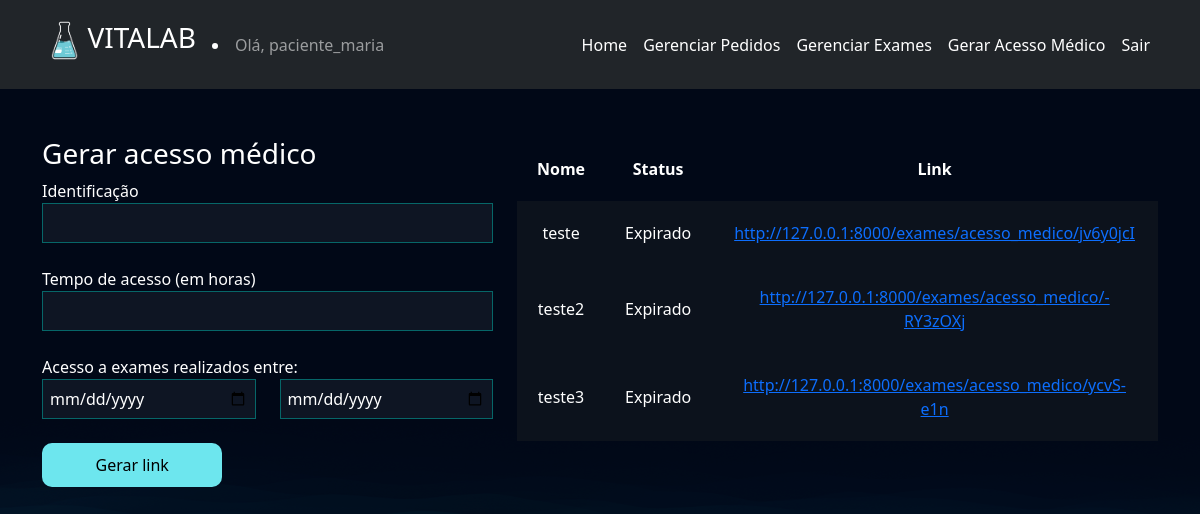
Before: /exames/gerar_acesso_medico/ (signed in) with the older database file.
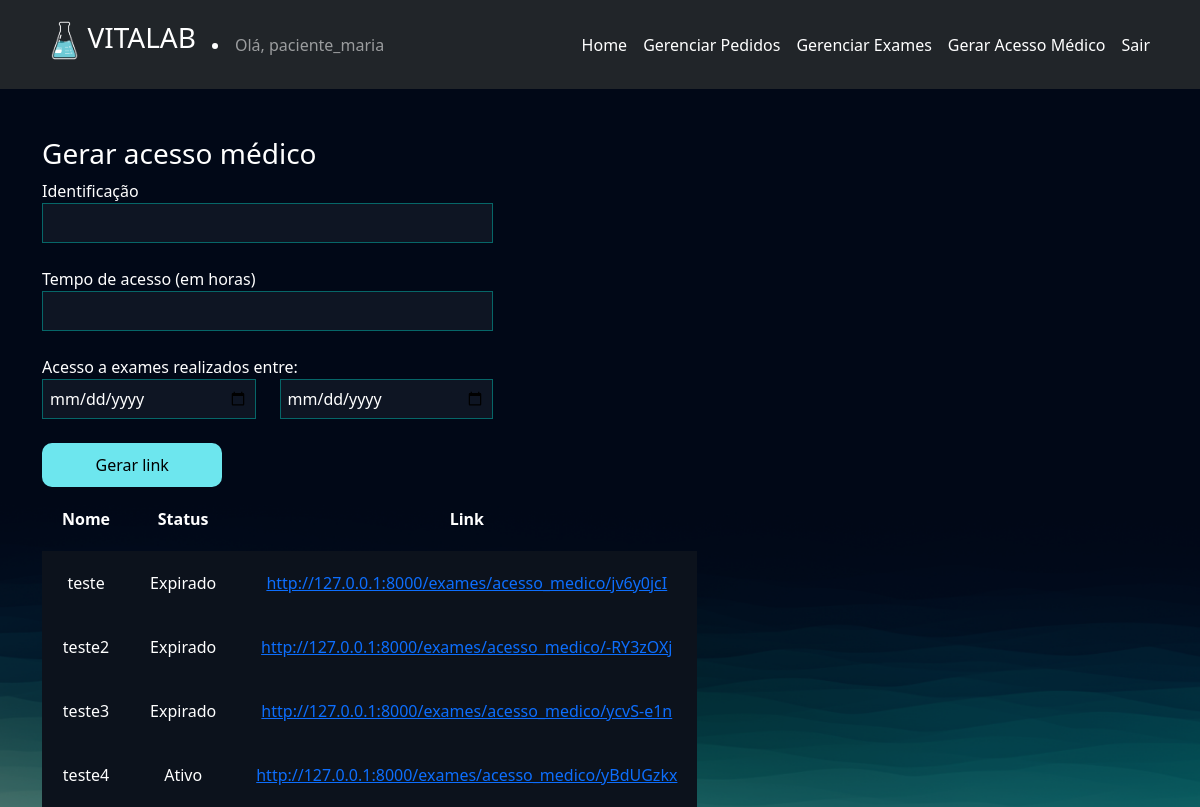
After: the same page with the newer database file.
### exames/models.py (models this page shows, shortened)
class AcessoMedico(models.Model):
	usuario = models.ForeignKey(User, on_delete=models.DO_NOTHING)
	identificacao = models.CharField(max_length=50)
	tempo_de_acesso = models.IntegerField() # Em horas
	criado_em = models.DateTimeField()
	data_exames_iniciais = models.DateField()
	data_exames_finais = models.DateField()
	token = models.CharField(max_length=20, null=True, blank=True)
	@property
	def status(self):
		return 'Expirado' if timezone.now() > (self.criado_em + timedelta(hours=self.tempo_de_acesso)) else 'Ativo'
	@property
	def url(self):
		return f"http://127.0.0.1:8000/exames/acesso_medico/{self.token}"

### exames/views.py (the view, shortened to what this page needs)
# urls.py: path('gerar_acesso_medico/', views.gerar_acesso_medico, name="gerar_acesso_medico"),
@login_required
def gerar_acesso_medico(request):
    if request.method == "GET":
        acessos_medicos = AcessoMedico.objects.filter(usuario=request.user)
        return render(request, 'gerar_acesso_medico.html', {'acessos_medicos': acessos_medicos})

### exames/templates/gerar_acesso_medico.html (shortened to what this page needs)
{% extends "bases/base.html" %}
{% load static %}
{% block 'head' %}
    <link href="{% static 'exames/css/css.css' %}" rel="stylesheet">
    <link href="{% static 'exames/css/gerenciar_pedidos.css' %}" rel="stylesheet">
{% endblock 'head' %}
{% block 'conteudo' %}
    <br>
    <br>
    <div class="container">
        <div class="row">
            <div class="col-md-5">
                <h3>Gerar acesso médico</h3>
                <form action="{% url "gerar_acesso_medico" %}" method="POST">{% csrf_token %}
                    <label for="">Identificação</label>
                    <br>
                    <input style="width: 100%" type="text" name="identificacao" id="" class="input-default">
                    <br>
                    <br>
                    <label for="">Tempo de acesso (em horas)</label>
                    <br>
                    <input style="width: 100%" type="number" name="tempo_de_acesso" id="" class="input-default">
                    <br>
                    <br>
                    <div class="row">
                        <label for="">Acesso a exames realizados entre:</label>
                        <div class="col-md">
                            <input style="width: 100%" type="date" name="data_exame_inicial" id="" class="input-default">
                        </div>
                        <div class="col-md">
                            <input style="width: 100%" type="date" name="data_exame_final" id="" class="input-default">
                            <br>
                            <br>
                        </div>
                    </div>
                    <input style="width: 40%" type="submit" class="btn-default" value="Gerar link">
                </form>
            </div>
            <div class="col-md">
                <div class="card-md">
                    <table style="text-align: center">
                        <tr>
                          <th>Nome</th>
                          <th>Status</th>
                          <th>Link</th>
                        </tr>
                        {% for acesso in acessos_medicos  %}
                        <tr class="linha-tabela">
                            <td>{{acesso.identificacao}}</td>
                            <td>{{acesso.status}}</td>
                            <td><a href="{{acesso.url}}">{{acesso.url}}</a></td>
                        </tr>
                        {% endfor %}
                    </table>
                </div>
            </div>
        </div>
    </div>
{% endblock 'conteudo' %}

Changed rows visible on the page:
added AcessoMedico: identificacao "teste4", status "Ativo", url "http://127.0.0.1:8000/exames/acesso_medico/yBdUGzkx"
